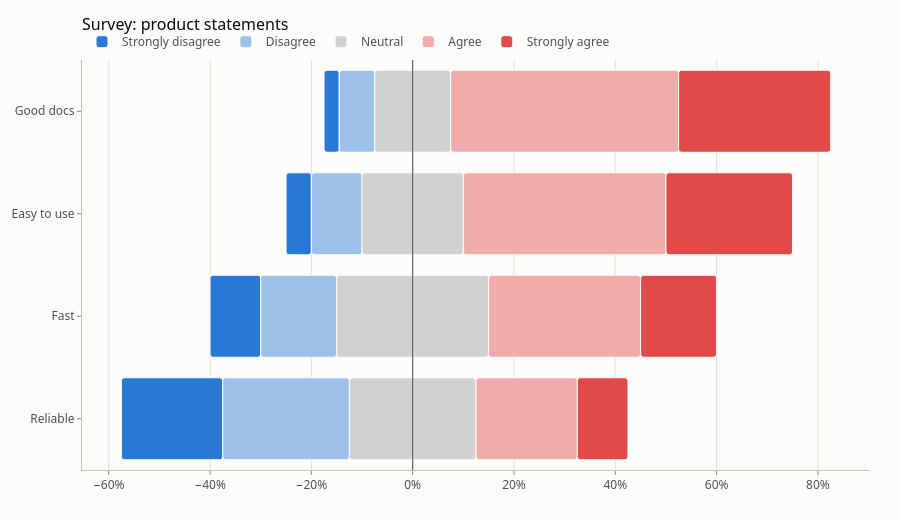

Write notebook code for a chart like this one.
### Code cell
pc.examples.demo('diverging_bar', backend='plotly')

### Figure 1 — Plotly figure (JSON) as saved in the notebook; plotly's stock layout.template omitted (floating-point values rounded to 4 significant figures)
{"data": [{"base": [-57.5, -40, -25, -17.5], "customdata": [20.0, 10.0, 5.0, 3.0], "hovertemplate": "<b>%{y}</b><br>Strongly disagree: %{customdata:.1f}%<extra></extra>", "marker": {"color": "#2a78d6", "line": {"color": "#fcfcfb", "width": 1}}, "name": "Strongly disagree", "orientation": "h", "type": "bar", "x": [20.0, 10.0, 5.0, 3.0], "y": ["Reliable", "Fast", "Easy to use", "Good docs"]}, {"base": [-37.5, -30, -20, -14.5], "customdata": [25.0, 15.0, 10.0, 7.0], "hovertemplate": "<b>%{y}</b><br>Disagree: %{customdata:.1f}%<extra></extra>", "marker": {"color": "#9ec1ea", "line": {"color": "#fcfcfb", "width": 1}}, "name": "Disagree", "orientation": "h", "type": "bar", "x": [25.0, 15.0, 10.0, 7.0], "y": ["Reliable", "Fast", "Easy to use", "Good docs"]}, {"base": [-12.5, -15, -10, -7.5], "customdata": [25.0, 30.0, 20.0, 15.0], "hovertemplate": "<b>%{y}</b><br>Neutral: %{customdata:.1f}%<extra></extra>", "marker": {"color": "#d1d1d0", "line": {"color": "#fcfcfb", "width": 1}}, "name": "Neutral", "orientation": "h", "type": "bar", "x": [25.0, 30.0, 20.0, 15.0], "y": ["Reliable", "Fast", "Easy to use", "Good docs"]}, {"base": [12.5, 15, 10, 7.5], "customdata": [20.0, 30.0, 40.0, 45.0], "hovertemplate": "<b>%{y}</b><br>Agree: %{customdata:.1f}%<extra></extra>", "marker": {"color": "#f1abaa", "line": {"color": "#fcfcfb", "width": 1}}, "name": "Agree", "orientation": "h", "type": "bar", "x": [20.0, 30.0, 40.0, 45.0], "y": ["Reliable", "Fast", "Easy to use", "Good docs"]}, {"base": [32.5, 45, 50, 52.5], "customdata": [10.0, 15.0, 25.0, 30.0], "hovertemplate": "<b>%{y}</b><br>Strongly agree: %{customdata:.1f}%<extra></extra>", "marker": {"color": "#e34948", "line": {"color": "#fcfcfb", "width": 1}}, "name": "Strongly agree", "orientation": "h", "type": "bar", "x": [10.0, 15.0, 25.0, 30.0], "y": ["Reliable", "Fast", "Easy to use", "Good docs"]}], "layout": {"barmode": "overlay", "height": 520, "legend": {"orientation": "h", "traceorder": "normal", "x": 0, "y": 1.08}, "shapes": [{"line": {"color": "#52514e", "width": 1}, "type": "line", "x0": 0, "x1": 0, "xref": "x", "y0": 0, "y1": 1, "yref": "y domain"}], "title": {"text": "Survey: product statements"}, "xaxis": {"ticksuffix": "%"}, "yaxis": {"categoryarray": ["Reliable", "Fast", "Easy to use", "Good docs"], "categoryorder": "array"}}}
